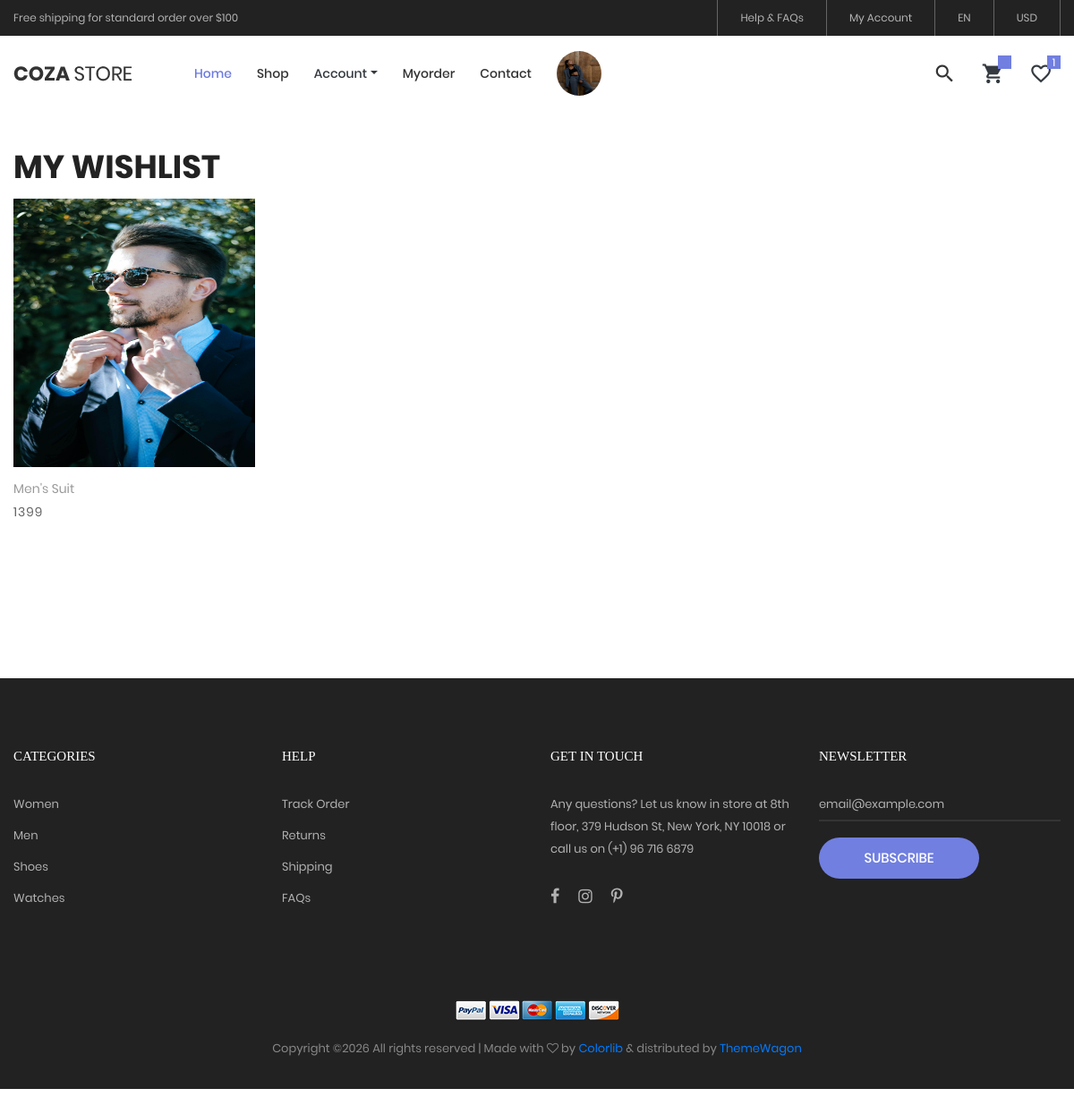
/wishlist/ (signed in), run on the app's committed database.
### myapp/models.py (models this page shows, shortened)
class Wishlist(models.Model):
    user=models.ForeignKey(User,on_delete=models.CASCADE)
    product=models.ForeignKey(Product,on_delete=models.CASCADE)
    time=models.DateTimeField(default=timezone.now)

class Product(models.Model):
    category=(
        ("Men","Men"),
        ("Women","Women"),
        ("Accessories","Accessories"),
    )
    seller=models.ForeignKey(User,on_delete=models.CASCADE)
    product_category=models.CharField(max_length=100,choices=category)
    product_name=models.CharField(max_length=100)
    product_price=models.PositiveIntegerField()
    product_desc=models.TextField()
    product_image=models.ImageField(upload_to="product_images/")

### myapp/views.py (the view)
# urls.py: path('wishlist/', views.wishlist, name='wishlist'),
def wishlist(request):
    user=User.objects.get(email=request.session['email'])
    wishlists=Wishlist.objects.filter(user=user)
    request.session['wishlist_count']=len(wishlists)
    return render(request,'wishlist.html',{'wishlists': wishlists})

### myapp/templates/wishlist.html (shortened to what this page needs)
{% extends 'header.html' %}
{% load static %}
{% block content %}
<!DOCTYPE html>
<html lang="en">
<head>
</head>
<body class="animsition">
	<section class="bg0 p-t-23 p-b-140">
		<div class="container">
			<div class="p-b-15">
				<h3 class="ltext-103 cl5 p-t-104 " >
					My Wishlist
				</h3>
			</div>
			<div class="row isotope-grid">
                {% if wishlists %}
                {% for i in wishlists %}
				<div class="col-sm-6 col-md-4 col-lg-3 p-b-35 isotope-item women">
					<div class="block2">
						<div class="block2-pic hov-img0">
							<img src="{{i.product.product_image.url}}" alt="IMG-PRODUCT" style="width: 300px; height: 300px;">
						</div>
						<div class="block2-txt flex-w flex-t p-t-14">
							<div class="block2-txt-child1 flex-col-l ">
								<a href="#" class="stext-104 cl4 hov-cl1 trans-04 js-name-b2 p-b-6">
									{{i.product.product_name}}
								</a>
								<span class="stext-105 cl3">
									{{i.product.product_price}}
								</span>
							</div>
						</div>
					</div>
				</div>
                {% endfor %}
                {% else %}
                <h1>Your wishlist is empty.</h1>
                {% endif %}
			</div>
		</div>
	</section>
</body>
</html>
{% endblock %}

### myapp/static/css/main.css (style rules this page uses)
.container { max-width: 1380px; }
@media (max-width: 1600px) { .container { max-width: 1200px; } }
.block2-pic { position: relative; }
.block2-txt-child1 { width: calc(100% - 30px); }
.cl3 { color: #666; }
.cl4 { color: #999; }
.cl5 { color: #222; }
.stext-104 { font-family: Poppins-Regular; font-size: 14px; line-height: 1.466667; }
.stext-105 { font-family: Poppins-Regular; font-size: 14px; line-height: 1.466667; letter-spacing: 1px; }
.ltext-103 { font-family: Poppins-Bold; font-size: 36px; line-height: 1.1; text-transform: uppercase; }
.bg0 { background-color: #fff; }
.hov-img0 { display: block; overflow: hidden; }
.hov-img0 img { width: 100%; -webkit-transition: transform 0.9s ease; -o-transition: transform 0.9s ease; -moz-transition: transform 0.9s ease; transition: transform 0.9s ease; }

### data on the page
Wishlist: product.product_image (picture), product.product_name "Men's Suit", product.product_price "1399"
